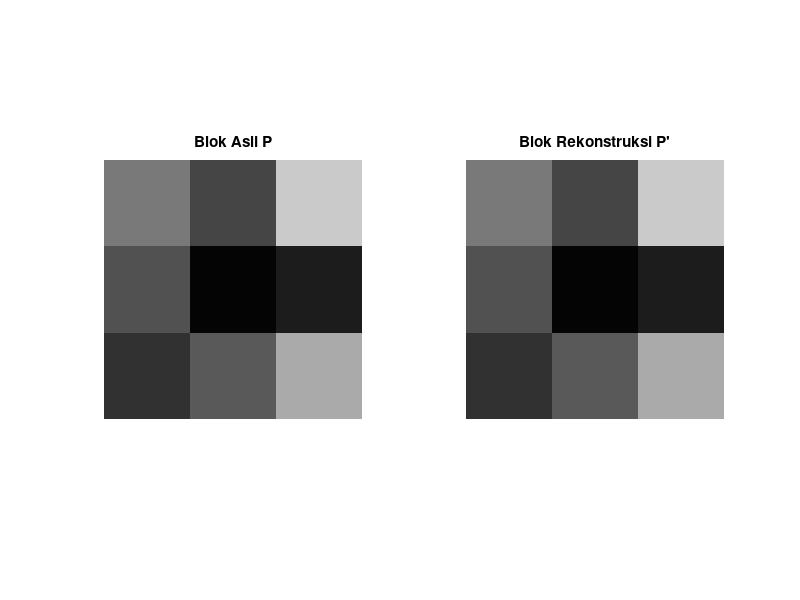

This chart was generated by the following MATLAB code: (Note: this script raises an error after producing the figure.)
% =====================================================
% UTS Matematika Sains Data — Semester Genap 2025/2026
% Soal 2 — Enkripsi Citra Logo Toko dengan Invers Matriks 3x3
% ---------------------------------------------------
% Nama : Nabilah Nur Aisyah Nugroho
% NIM : 2510514018
% Parameter: N=20, a=2, b=0, K=3, theta0=60, alpha=0.001
% Tanggal: <2026-04-22>
% =====================================================
clc; clear; close all;

% Parameter
N = 20;
a = 2;
b = 0;

% Matriks kunci A
A = [a+1   b     2;
     1     a+2   b;
     b     1     a+3];

disp('Matriks A =');
disp(A);


%BAGIAN d: Verifikasi invers manual vs inv(A)

detA = det(A);
fprintf('det(A) = %.4f\n', detA);

if abs(detA) < 1e-10
    error('Matriks A singular, invers tidak ada.');
end

% Hitung kofaktor manual
n = size(A,1);
C = zeros(n);

for i = 1:n
    for j = 1:n
        minorA = A;
        minorA(i,:) = [];
        minorA(:,j) = [];
        C(i,j) = (-1)^(i+j) * det(minorA);
    end
end

AdjA = C';
A_inv_manual = AdjA / detA;

% Invers MATLAB
A_inv_matlab = inv(A);

disp('Matriks Kofaktor C =');
disp(C);

disp('Matriks Adjoin Adj(A) =');
disp(AdjA);

disp('A^-1 manual =');
disp(A_inv_manual);

disp('A^-1 MATLAB inv(A) =');
disp(A_inv_matlab);

% Error Frobenius
err_fro = norm(A_inv_manual - A_inv_matlab, 'fro');
fprintf('Error Frobenius = %.12e\n', err_fro);

if err_fro < 1e-10
    disp('Verifikasi BERHASIL: error < 1e-10');
else
    disp('Verifikasi GAGAL: error >= 1e-10');
end


% BAGIAN f

% Blok piksel asli P
P = [120       50+N   200;
     80        a+2    10+N;
     30+N      90     170];

disp('Blok Piksel Asli P =');
disp(P);

% Enkripsi
E = A * P;

disp('Blok Terenkripsi E =');
disp(E);

% Dekripsi / rekonstruksi
P_rekonstruksi = A_inv_manual * E;

disp('Blok Rekonstruksi P'' =');
disp(P_rekonstruksi);

% Error rekonstruksi
err_rekonstruksi = norm(P_rekonstruksi - P, 'fro');
fprintf('Error rekonstruksi = %.12e\n', err_rekonstruksi);

% Visualisasi
figure;

subplot(1,2,1);
imshow(uint8(P));
title('Blok Asli P');

subplot(1,2,2);
imshow(uint8(round(P_rekonstruksi)));
title('Blok Rekonstruksi P''');

sgtitle('Perbandingan Blok Citra Asli dan Rekonstruksi');

% Alternatif visualisasi dengan angka intensitas
figure;

subplot(1,2,1);
imagesc(P);
colormap gray;
colorbar;
axis equal tight;
title('imagesc(P)');

subplot(1,2,2);
imagesc(P_rekonstruksi);
colormap gray;
colorbar;
axis equal tight;
title('imagesc(P'')');

sgtitle('Visualisasi Grayscale dengan imagesc | NIM: 2510514020');
